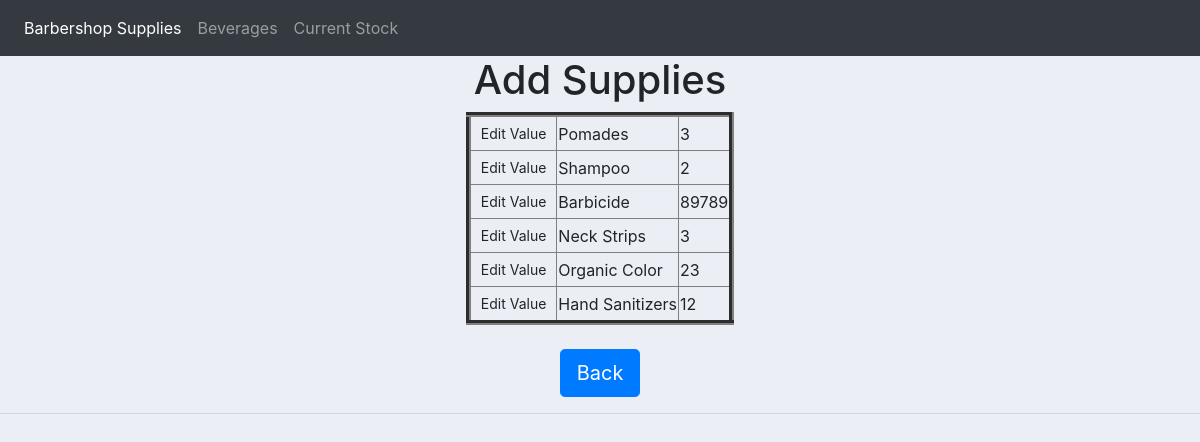
The page /service/ (signed in) on the database its author committed.
### accounts/models.py (models this page shows, shortened)
class supplie(models.Model):
	name = models.CharField(max_length=200, null = True)
	amount = models.IntegerField(null = True)

### accounts/views.py (the view)
# urls.py: path("service/", views.service, name='service'),
@login_required(login_url='login')
def service(request):
    service = supplie.objects.all()
    return render(request,'accounts/service.html', {'supplie': service})

### accounts/templates/accounts/service.html
{% extends 'accounts/main.html' %}
{% load static %}
{% block content %}
<center>
<h1 class="display-5">Add Supplies</h1>
<table border="5">
    {% for x in supplie %}
    <tr>
        <td><a class="btn btn-sm" href="{% url 'updaterecord' x.id %}">Edit Value</a></td>
        <td>{{ x.name }}</td>
        <td>{{ x.amount }}</td>
    </tr>
    {% endfor %}
</table>
<br>
<a href="{% url 'home' %}" class="btn btn-primary btn-lg enabled" role="button" aria-disabled="false">Back</a>
</center>
{% endblock %}

### static/css/main.css (style rules this page uses)
body { background-color: #ebeff5; }

### rows shown on the page
supplie: name "Pomades", amount "3"
supplie: name "Shampoo", amount "2"
supplie: name "Barbicide", amount "89789"
supplie: name "Neck Strips", amount "3"
supplie: name "Organic Color", amount "23"
supplie: name "Hand Sanitizers", amount "12"
